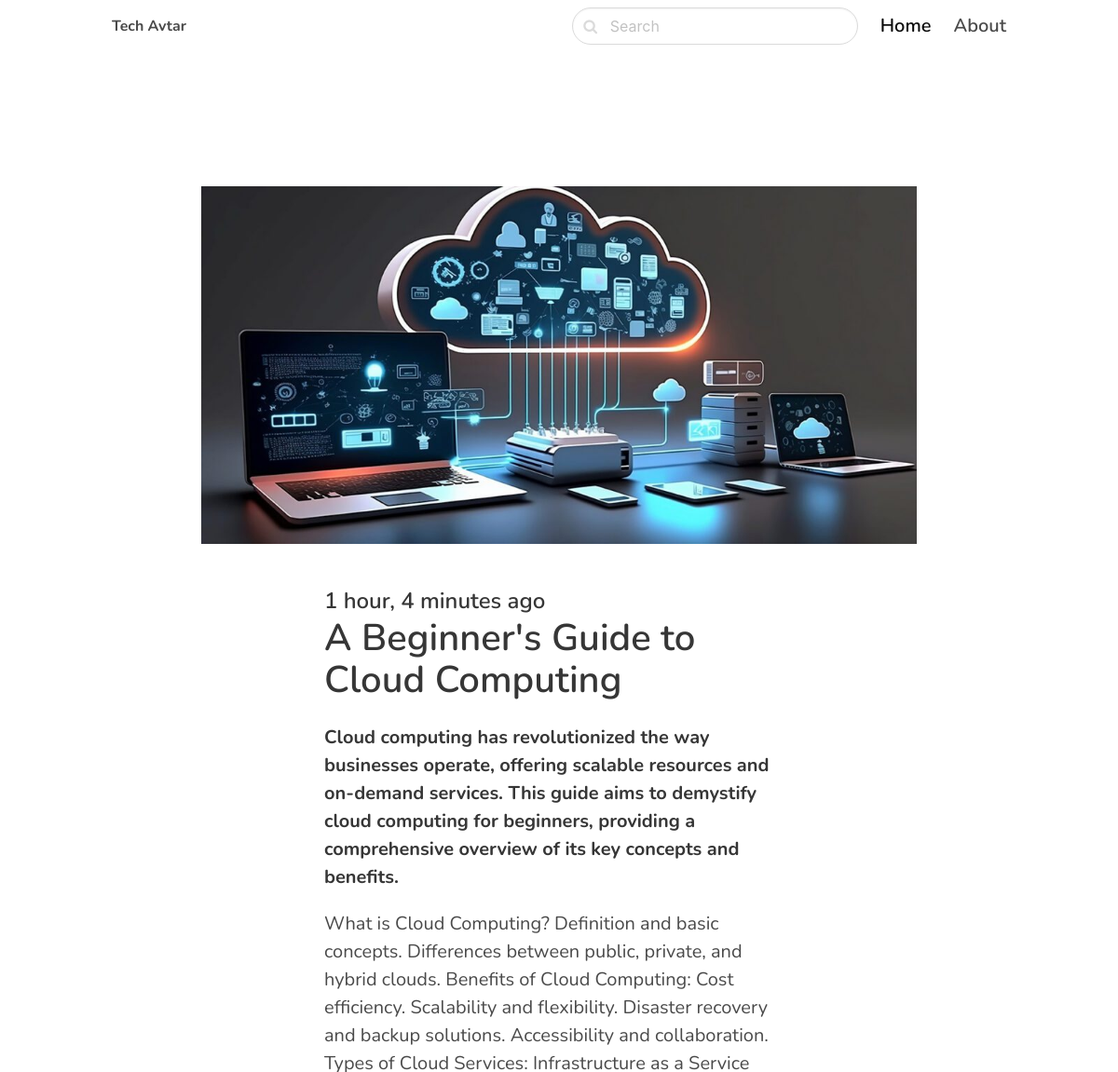
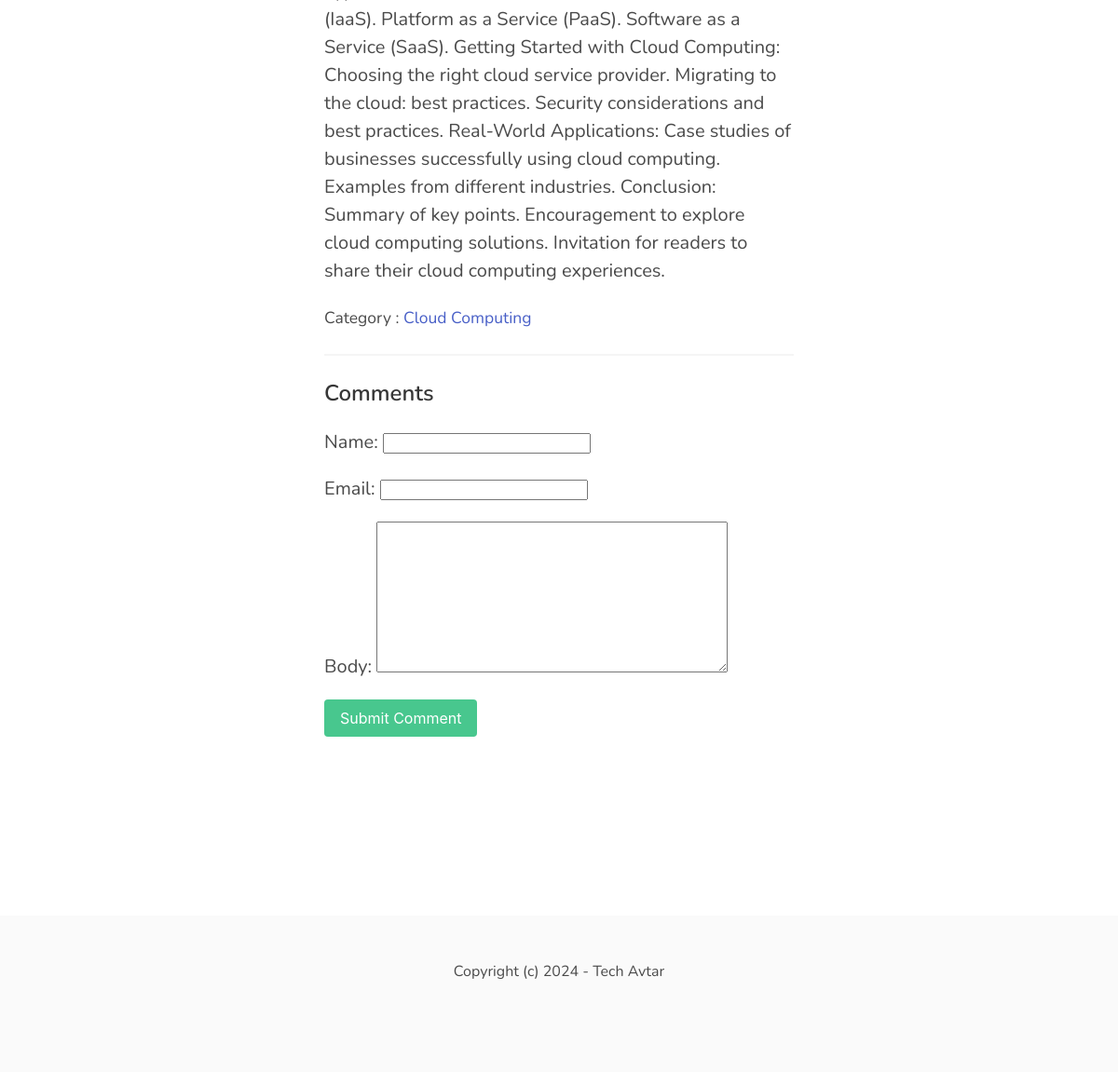
Page /cloud-computing/a-beginners-guide-to-cloud-computing/ on the committed database (2 pictures, top to bottom).
### blog/models.py (models this page shows, shortened)
class Post(models.Model):
    ACTIVE = 'active'
    DRAFT = 'draft'
    CHOICES_STATUS = (
        (ACTIVE, 'Active'),
        (DRAFT, 'Draft')
    )
    category = models.ForeignKey(Category, related_name='posts', on_delete=models.CASCADE)
    title=models.CharField(max_length=255)
    slug=models.SlugField()
    intro = models.TextField()
    body= models.TextField()
    created_at = models.DateTimeField(auto_now_add=True)
    status = models.CharField(max_length=10, choices=CHOICES_STATUS, default=ACTIVE)
    image = models.ImageField(upload_to='uploads/', blank=True, null=True)
    class Meta:
        ordering = ('-created_at',)

class Category(models.Model):
    title=models.CharField(max_length=255)
    slug=models.SlugField()
    class Meta:
        ordering = ('title',)
        verbose_name_plural = 'Categories'
    def __str__(self):
        return self.title

### blog/views.py (the view)
# urls.py: path('<slug:category_slug>/<slug:slug>/', views.detail, name='post_detail'),
def detail(request, category_slug, slug):
    post =get_object_or_404(Post, slug=slug, status = Post.ACTIVE)
    if request.method == 'POST':
        form = CommentForm(request.POST)
        if form.is_valid():
            comment = form.save(commit=False)
            comment.post = post
            comment.save()
            return redirect('post_detail', category_slug=category_slug, slug=slug)
    else:
        form = CommentForm()
    return render(request, 'blog/detail.html', {'post':post, 'form':form})

### blog/forms.py
class CommentForm(forms.ModelForm):
    class Meta:
        model = Comment
        fields = ('name','email','body')

### blog/templates/blog/detail.html (shortened to what this page needs)
{% extends 'core/base.html' %}
{% block content %}
    <section class="hero">
        <div class="hero-body">
            <div class="container">
                <section class="section">
                    {% if post.image %}
                        <figure class="image mb-6">
                            <img src="{{ post.image.url }}">
                        </figure>
                    {% endif %}
                    <div class="columns">
                        <div class="column is-8 is-offset-2">
                            <div class="content is-medium">
                                <h2 class="subtitle is-4">{{ post.created_at|timesince }} ago</h2>
                                <h1 class="title">{{post.title}}</h1>
                                <p><strong>{{ post.intro }}</strong></p>
                                <p>{{ post.body }}</p>
                                <p><small>Category : <a href="{% url 'category_detail' post.category.slug %}">{{ post.category }}</a></small></p>
                                <hr>
                                <h2 class="subtitle is-4">Comments</h2>
                                <form method="post" class="mb-6">
                                    {{ form.as_p }}
                                    <div class="field">
                                        <div class="control">
                                            <button class="button is-success">Submit Comment</button>
                                        </div>
                                    </div>
                                </form>
                            </div>
                        </div>
                    </div>
                </section>
            </div>
        </div>
    </section>
{% endblock %}

### core/templates/core/base.html (style rules this page uses)
body { font-family: 'Nunito', sans-serif; }

### rows in the picture
Post: image (picture), created_at "1 hour, 4 minutes", title "A Beginner's Guide to Cloud Computing", intro "Cloud computing has revolutionized the way businesses operate, offering scalable resources and on-demand services. This guide aims to demystify cloud computing for beginners, providing a comprehensive overview of its key concepts and benefits.", body "What is Cloud Computing? Definition and basic concepts. Differences between public, private, and hybrid clouds. Benefits of Cloud Computing: Cost efficiency. Scalability and flexibility. Disaster recovery and backup solutions. Accessibility and collaboration. Types of Cloud Services: Infrastructure as a Service (IaaS). Platform as a Service (PaaS). Software as a Service (SaaS). Getting Started with Cloud Computing: Choosing the right cloud service provider. Migrating to the cloud: best practices. Security considerations and best practices. Real-World Applications: Case studies of businesses successfully using cloud computing. Examples from different industries. Conclusion: Summary of key…", category "Cloud Computing"
